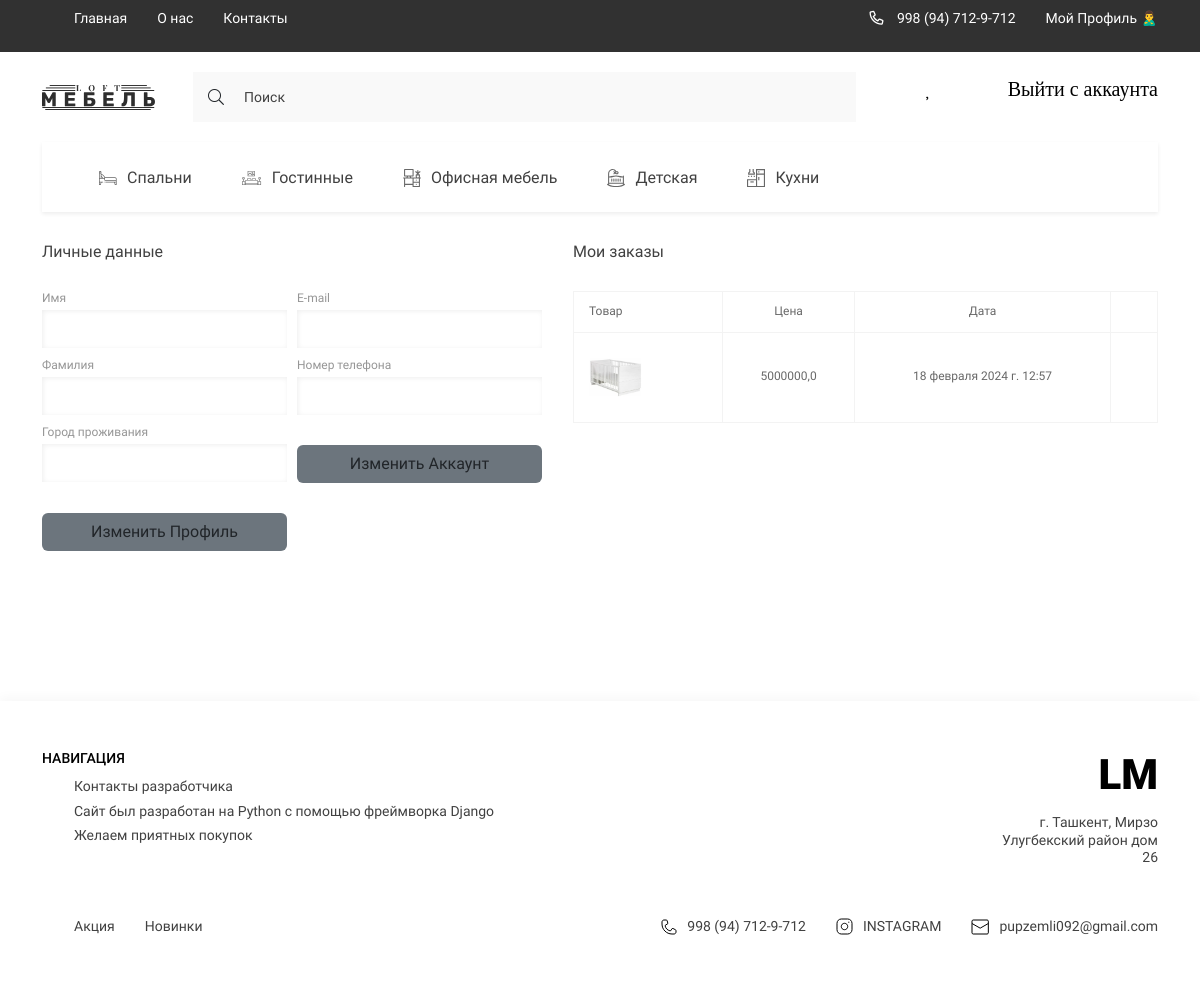
The page /profile/1 (signed in) on the database as committed earlier.
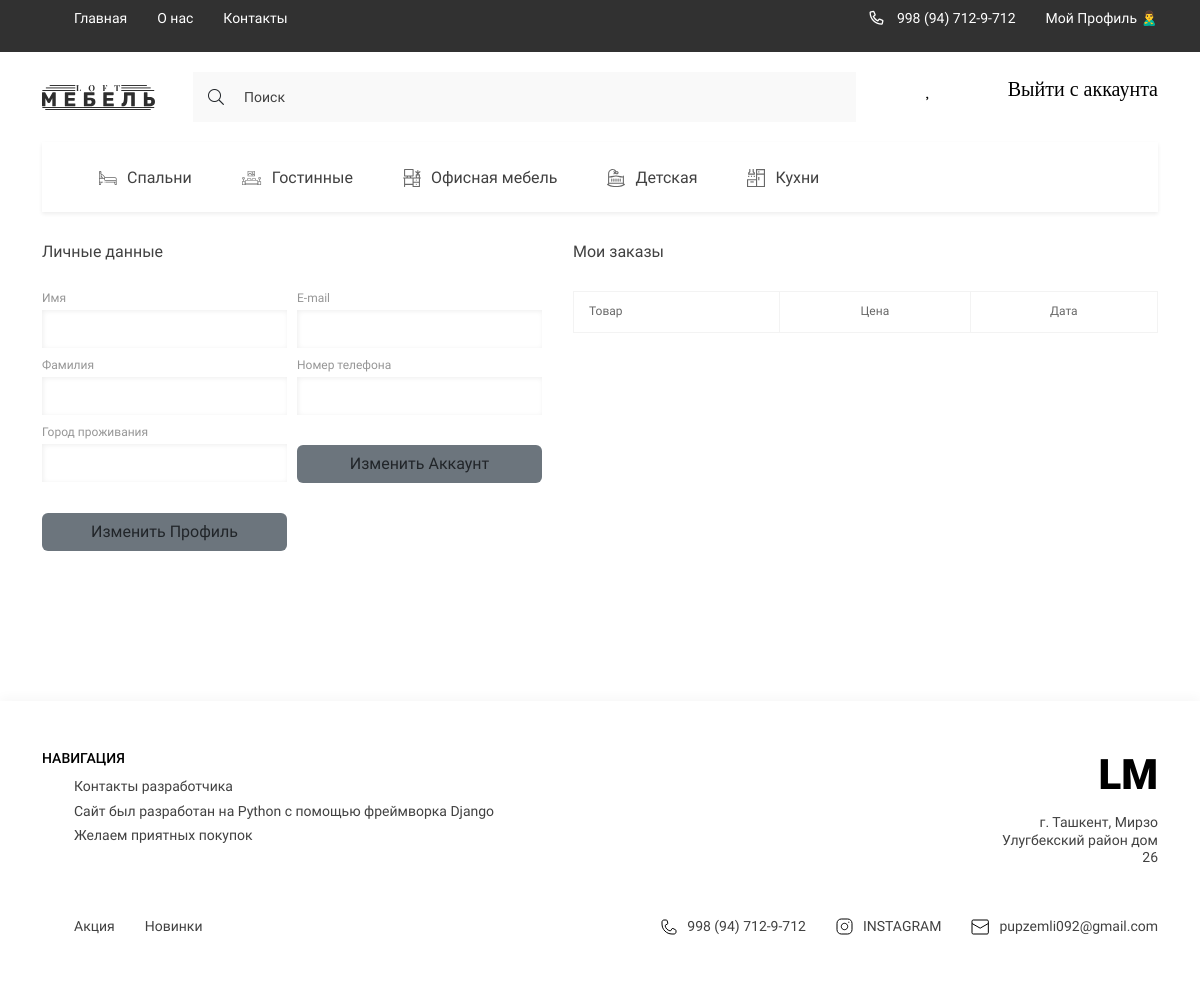
The same page on the database as committed later.
### digital/models.py (models this page shows, shortened)
class Category(models.Model):
    title = models.CharField(max_length=150, verbose_name='Название категории')
    image = models.ImageField(upload_to='categories/', verbose_name='Изображение', blank=True, null=True)
    slug = models.SlugField(unique=True, null=True)
    parent = models.ForeignKey('self', on_delete=models.CASCADE, null=True, blank=True, related_name='subcategories',
                               related_query_name='subcategories', verbose_name='Категория')
    def get_absolute_url(self):
        return reverse('category_page', kwargs={'slug': self.slug})
    def get_image_category(self):
        if self.image:
            return self.image.url
        else:
            return '-'
    class Meta:
        verbose_name = 'Категория'
        verbose_name_plural = 'Категории'

class OrderProduct(models.Model):
    product = models.ForeignKey(Product, on_delete=models.SET_NULL, null=True)
    order = models.ForeignKey(Order, on_delete=models.SET_NULL, null=True)
    quantity = models.IntegerField(default=0, null=True, blank=True, verbose_name='Кол-во')
    added_at = models.DateTimeField(auto_now_add=True, verbose_name='Дата добавления')
    class Meta:
        verbose_name = 'Заказанный товар'
        verbose_name_plural = 'Заказанный товары'
    @property
    def get_total_price(self):
        total_price = self.product.price * self.quantity
        return total_price

class Product(models.Model):
    title = models.CharField(max_length=250, verbose_name='Название Товара')
    price = models.FloatField(verbose_name='Цена')
    quantity = models.IntegerField(verbose_name='Количество')
    slug = models.SlugField(unique=True, null=True)
    created_at = models.DateTimeField(auto_now_add=True, verbose_name='Дата добавления')
    category = models.ForeignKey(Category, on_delete=models.CASCADE, related_name='products', verbose_name='Категория')
    edited_at = models.DateTimeField(auto_now=True, verbose_name='Дата изменения')
    brand = models.ForeignKey('Brand', on_delete=models.CASCADE, null=True, blank=True)
    color_code = models.TextField(default='#000000', verbose_name='Код цвета', null=True, blank=True)
    color_name = models.TextField(default='Желтый', verbose_name='Цвет', null=True, blank=True)
    description_all = models.TextField(verbose_name='Описание для страницы о товаре', blank=True, null=True)
    def get_image_product(self):
        if self.images:
            try:
                return self.images.first().image.url
            except:
                return '-'
        else:
            return '-'
    class Meta:
        verbose_name = 'Товар'
        verbose_name_plural = 'Товары'

class Gallery(models.Model):
    image = models.ImageField(upload_to='products', verbose_name='Картинка товара')
    product = models.ForeignKey(Product, on_delete=models.CASCADE, related_name='images')
    class Meta:
        verbose_name = 'Картинка'
        verbose_name_plural = 'Картинки'

### digital/views.py (the view)
# urls.py: path('profile/<int:pk>', profile_view, name='profile'),
def profile_view(request, pk):
    profile = Profile.objects.get(user_id=pk)
    cart_info = get_cart_data(request)
    context = {
        'title': f'Профиль: {profile.user.username}',
        'profile': profile,
        'order': cart_info['order'],
        'products': cart_info['products']
    }
    return render(request, 'digital/profile.html', context)

### digital/models.py (called while the page is built)
    @property
    def get_cart_total_price(self):
        order_products = self.orderproduct_set.all()
        total_price = sum([product.get_total_price for product in order_products])
        return total_price

    @property
    def get_cart_total_quantity(self):
        order_products = self.orderproduct_set.all()
        total_price = sum([product.quantity for product in order_products])
        return total_price

### digital/templatetags/digital_tags.py (called while the page is built)
@register.simple_tag()
def get_categories():
    categories = Category.objects.filter(parent=None)
    return categories

### digital/utils.py (called while the page is built)
def get_cart_data(request):
    cart = CartForAuthenticatedUser(request)
    cart_info = cart.get_cart_info()
    return cart_info

### digital/templates/digital/profile.html (shortened to what this page needs)
{% extends 'base.html' %}
{% block main %}
<main class="main">
    <div class="profile">
        <div class="container">
            <div class="profile__content">
                <form class="profile__form">
                    <h2 class="profile__title">Личные данные</h2>
                    <div class="profile__form-grid">
                        <div class="input__title">
                            <h2>Имя</h2>
                            <input type="text" value="{{ profile.user.first_name }}" class="contact__section-input">
                        </div>
                        <div class="input__title">
                            <h2>E-mail</h2>
                            <input type="email" value="{{ profile.user.email }}" class="contact__section-input">
                        </div>
                        <div class="input__title">
                            <h2>Фамилия</h2>
                            <input type="text" value="{{ profile.user.last_name }}" class="contact__section-input">
                        </div>
                        <div class="input__title">
                            <h2>Номер телефона</h2>
                            {% if profile.phone_number is None %}
                            <input type="tel" value="Вы не указали номер телефона в профиле" class="contact__section-input">
                            {% else %}
                            <input type="tel" value="{{ profile.phone_number }}" class="contact__section-input">
                            {% endif %}
                        </div>
                        <div class="input__title">
                            <h2>Город проживания</h2>
                            {% if profile.city is None %}
                            <input type="tel" value="Вы не указали город проживания в профиле" class="contact__section-input">
                            {% else %}
                            <input type="tel" value="{{ profile.city }}" class="contact__section-input">
                            {% endif %}
                        </div>
                        <a href="{% url 'edit_account' profile.user.pk %}" class="btn profile__btn bg-secondary">Изменить Аккаунт</a>
                        <a href="{% url 'edit_profile' profile.user.pk %}" class="btn profile__btn bg-secondary">Изменить Профиль</a>
                    </div>
                </form>
                <div class="profile__orders">
                    <h2 class="profile__title">Мои заказы</h2>
                    <table class="profile__table">
                        <tr>
                            <td colspan="4">Товар</td>
                            <td>Цена</td>
                            <td>Дата</td>
                        </tr>
                        {% for item in products %}
                        <tr>
                            <td colspan="4" class="profile__title-adaptive">
                                <div class="tabel__item">
                                    <img src="{{ item.product.get_image_product }}" alt="img">
                                </div>
                            </td>
                            <td class="profile__tabel-data">{{ item.product.price }}</td>
                            <td class="profile__tabel-data">{{ item.added_at }}</td>
                            <td class="profile__tabel-data">{{ item.shipping }}</td>
                        </tr>
                        {% endfor %}
                    </table>
                </div>
            </div>
        </div>
    </div>
</main>
{% endblock main %}

### templates/components_base/_categories_list.html
{% load digital_tags %}
{% get_categories as categories %}
<ul class="header__list _categories">
    {% for category in categories %}
    <li>
        <a href="{{ category.get_absolute_url }}" class="header__list-links">
                                <span class="header__list-img">
                                    <img src="{{ category.get_image_category }}"
                                         alt="icons">
                                </span>
            {{ category.title }}
        </a>
    </li>
    {% endfor %}
</ul>

Rows that differ between the two databases and show on the page:
removed OrderProduct: product.get_image_product (picture), product.price "5000000,0", added_at "18 февраля 2024 г. 12:57"
